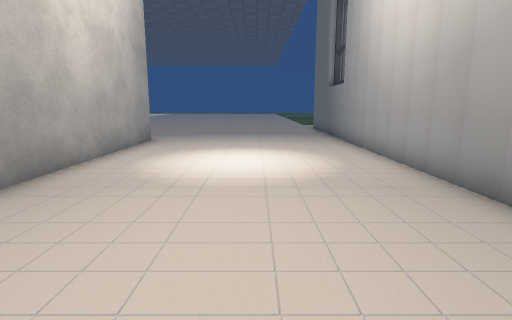
view 1 (above)

13 first-person views from a walk through a scene from a Unity 3-D project. The camera is 1.4 m above the floor, tilts 10° down and sees 80° across. The floor is counted in squares, 1 m on a side. Each view is taken from the middle of a square. On the plan, view 1 faces up. The plan holds only what a view shows up to about 14 squares ahead; the rest is blank. The place goes on beyond the plan. The player is left out. Door leaves are left out, so doorways stand open. Some surface patterns are stand-ins.

view 2
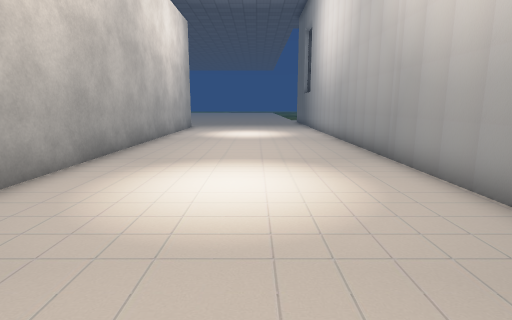

view 3
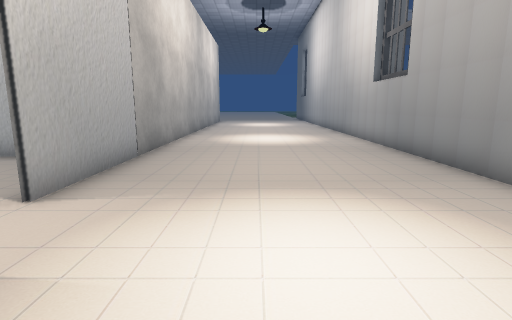

view 4
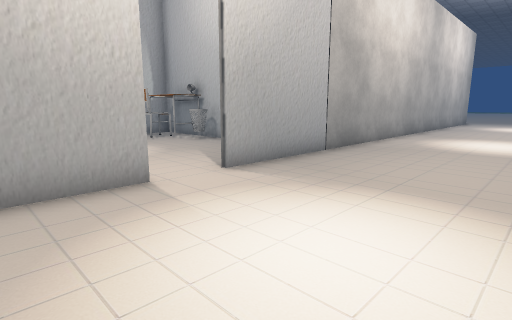

view 5
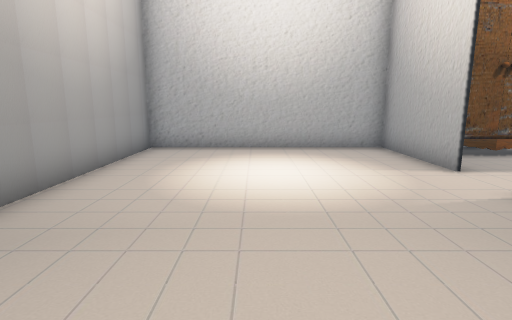

view 6
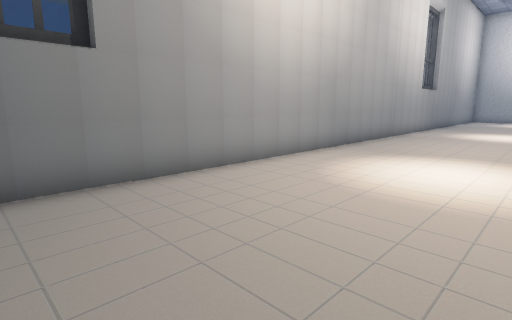

view 7
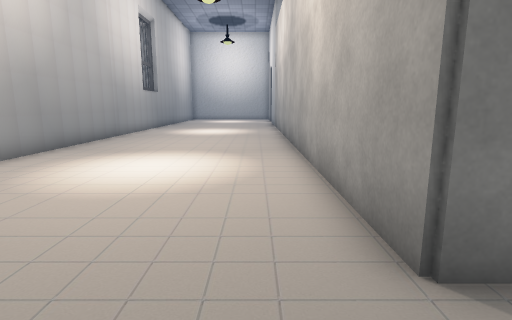

view 8
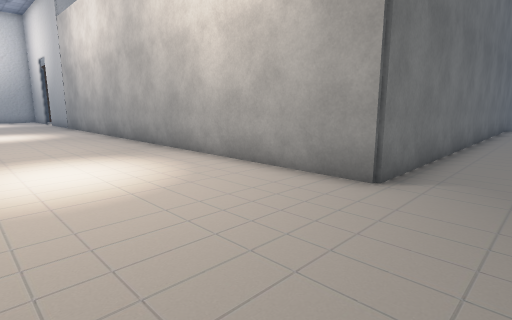

view 9
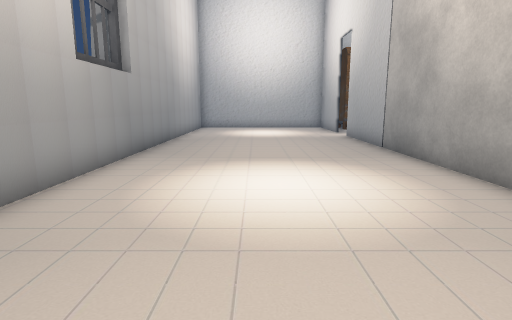

view 10
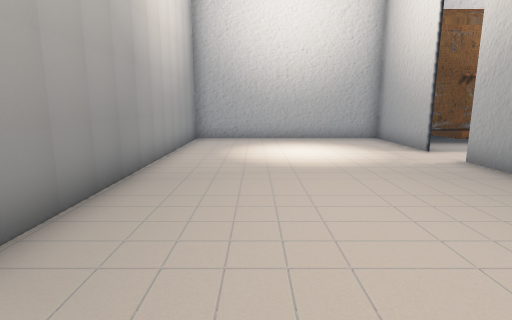

view 11
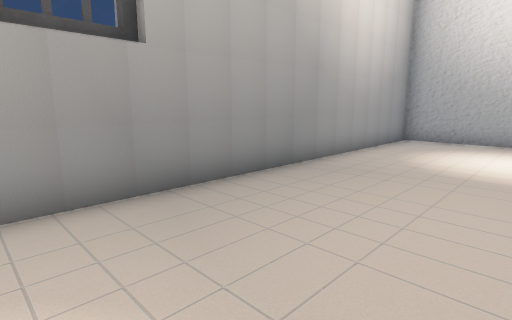

view 12
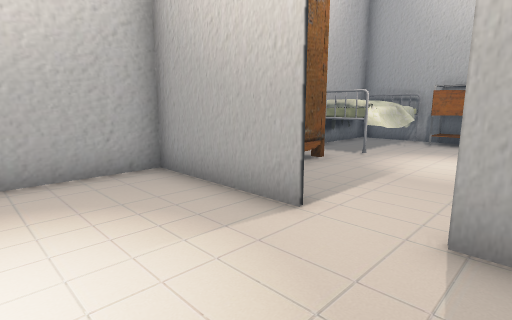

view 13
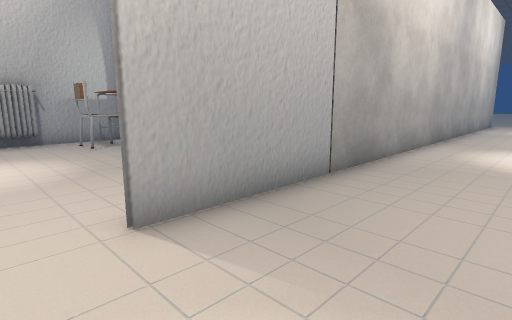

### Floor plan
Points are (right, up) in squares from view 1. A wall is a line through its corners. A room is listed if a view was taken in it or the views show most of it. See-through windows are left out.
Room 1 (views 1, 2, 3, 4, 5, 6, 8, 9, 10, 11, 12, 13)
walls: (-4.4, -13.4) (-4.4, -17.5) (3.7, -17.5) (3.7, 14.6); (-4.4, 12.8) (-4.4, -11.8)
ways out: opening at (-2.5, 14.5) to room 2; open door at (-4.4, -12.8) to room 2
Room 2 (view 7)
walls: (-14.3, -7.9) (-14.3, -11.9); (-14.2, -10.8) (-14.3, -11.6); (-13.9, -10.9) (-13.7, -11.9); (-13.8, -10.9) (-13.9, -11.9); (-13.7, -11) (-14.4, -11.4); (-14, -11.3) (-14.3, -11.9); (-13.6, -11.2) (-13.9, -11.4) (-13.7, -11.8); (-13.8, -11.5) (-14.3, -11.8); (-7.8, -7.5) (-10.6, -7.5); (-16.9, 12.8) (-4.4, 12.8)
ways out: opening at (-2.5, 14.5) to room 1; open door at (-4.4, -12.8) to room 1
objects: other object (-14, -17) to (-10, -15); other object (-14, -14) to (-13, -13); chair (-13, -10) to (-12, -9); table (-13, -9) to (-11, -8); other object (-10, -8); other object (-8, -16) to (-6, -16)

Positions as (right, up) in squares from view 1, and headings:
1: (0, 0), facing up
2: (0, -8), facing up
3: (-1, -16), facing up
4: (1, -16), facing up-left
5: (0, -7), facing down
6: (-2, 15), facing down-right
7: (-3, 15), facing down
8: (1, 15), facing down-left
9: (0, 3), facing down
10: (1, -4), facing down
11: (-1, -4), facing down-right
12: (-1, -11), facing down-left
13: (-1, -13), facing up-left
